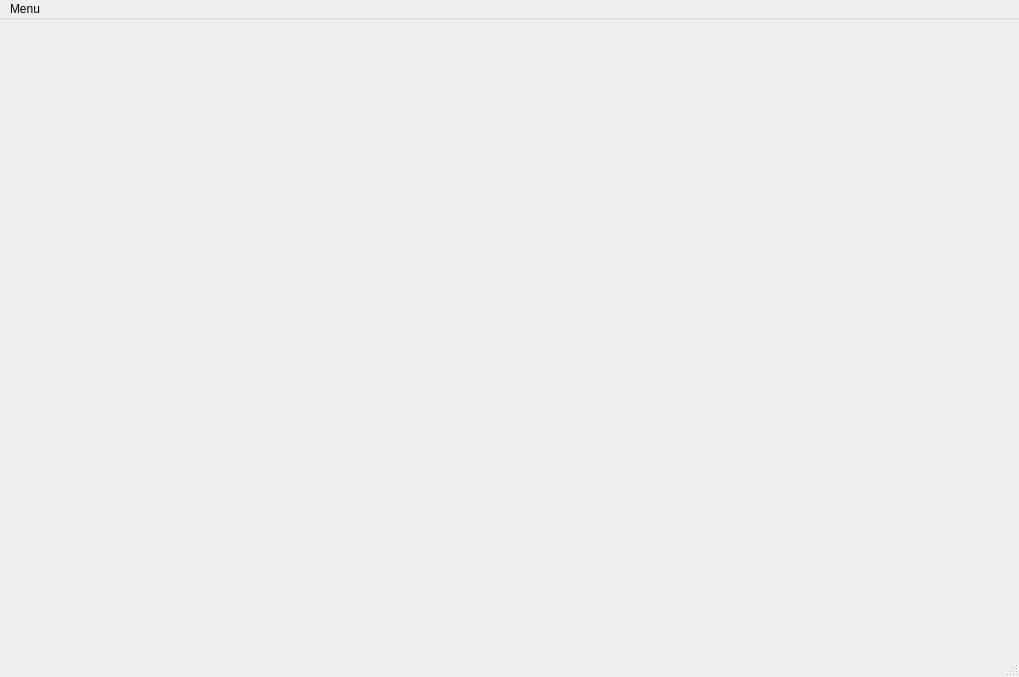
<?xml version="1.0" encoding="UTF-8"?>
<ui version="4.0">
 <class>MainWindow</class>
 <widget class="QMainWindow" name="MainWindow">
  <property name="geometry">
   <rect>
    <x>0</x>
    <y>0</y>
    <width>1019</width>
    <height>677</height>
   </rect>
  </property>
  <property name="sizePolicy">
   <sizepolicy hsizetype="Preferred" vsizetype="Preferred">
    <horstretch>0</horstretch>
    <verstretch>0</verstretch>
   </sizepolicy>
  </property>
  <property name="windowTitle">
   <string>CPSC453 - A3 - Yunus Can Emre</string>
  </property>
  <widget class="QWidget" name="centralwidget">
   <property name="sizePolicy">
    <sizepolicy hsizetype="Expanding" vsizetype="Expanding">
     <horstretch>0</horstretch>
     <verstretch>0</verstretch>
    </sizepolicy>
   </property>
   <layout class="QVBoxLayout" name="verticalLayout">
    <item>
     <widget class="QWidget" name="imgContainerWidget" native="true"/>
    </item>
   </layout>
  </widget>
  <widget class="QStatusBar" name="statusbar"/>
  <widget class="QMenuBar" name="menuBar">
   <property name="geometry">
    <rect>
     <x>0</x>
     <y>0</y>
     <width>1019</width>
     <height>27</height>
    </rect>
   </property>
   <widget class="QMenu" name="menuSelection">
    <property name="title">
     <string>Menu</string>
    </property>
    <addaction name="actionSaveImage"/>
    <addaction name="actionExit"/>
   </widget>
   <addaction name="menuSelection"/>
  </widget>
  <action name="actionOpenImage">
   <property name="text">
    <string>Open BMP Image...</string>
   </property>
  </action>
  <action name="actionSaveImage">
   <property name="text">
    <string>Save BMP Image...</string>
   </property>
  </action>
  <action name="actionExit">
   <property name="text">
    <string>Exit</string>
   </property>
  </action>
 </widget>
 <resources/>
 <connections/>
</ui>
